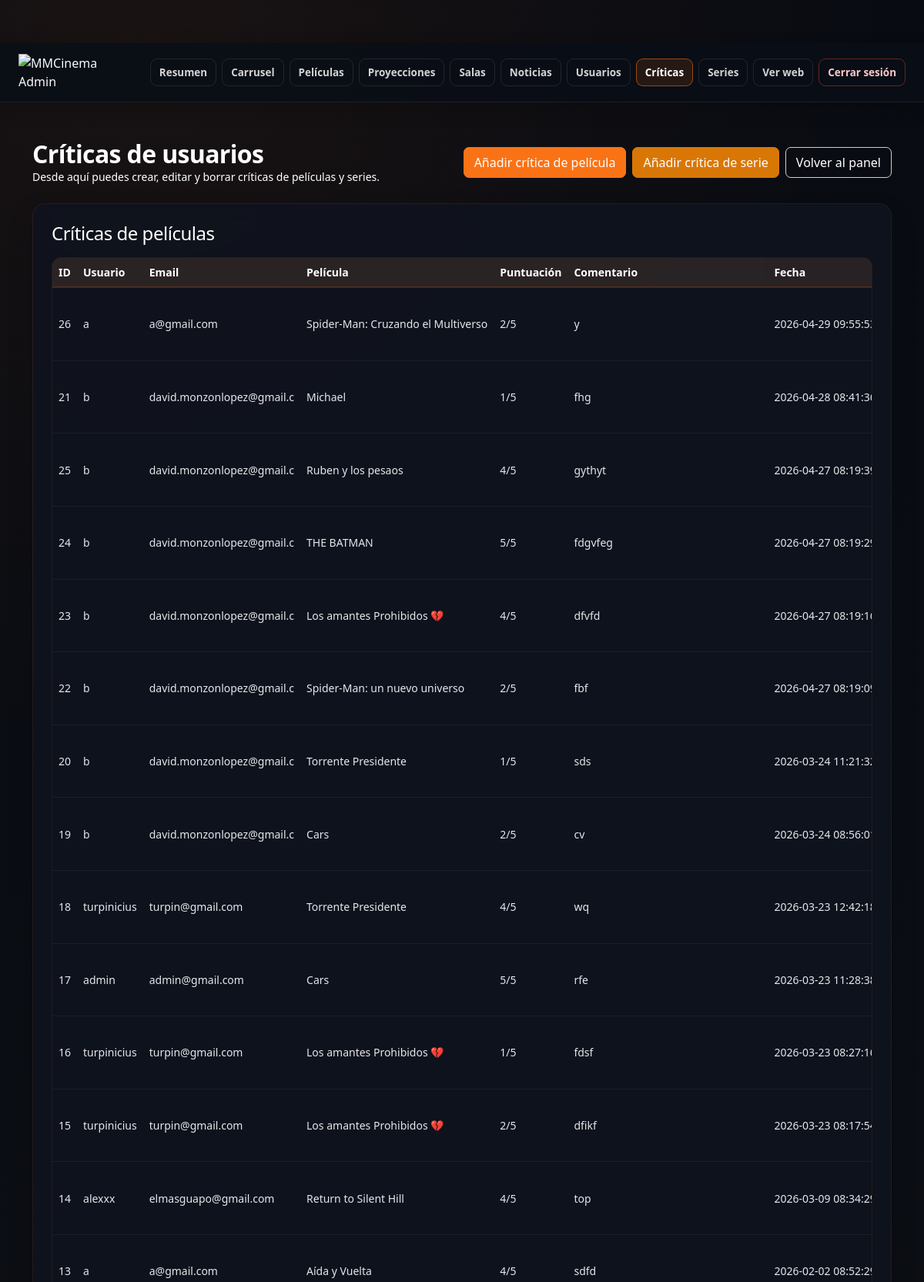
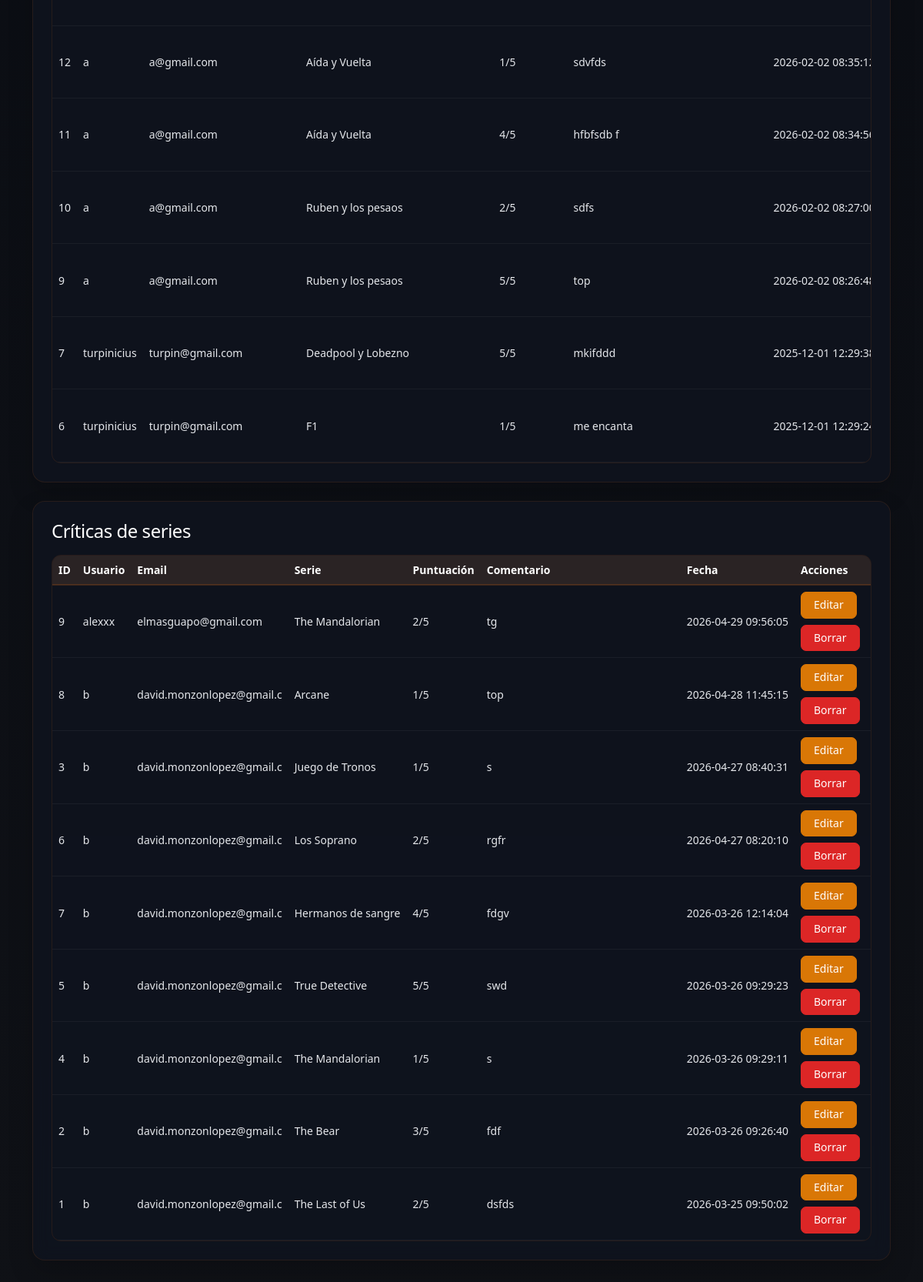
The app's page /admin/pages/criticas/list.php (signed in), older data (2 pictures, top to bottom).
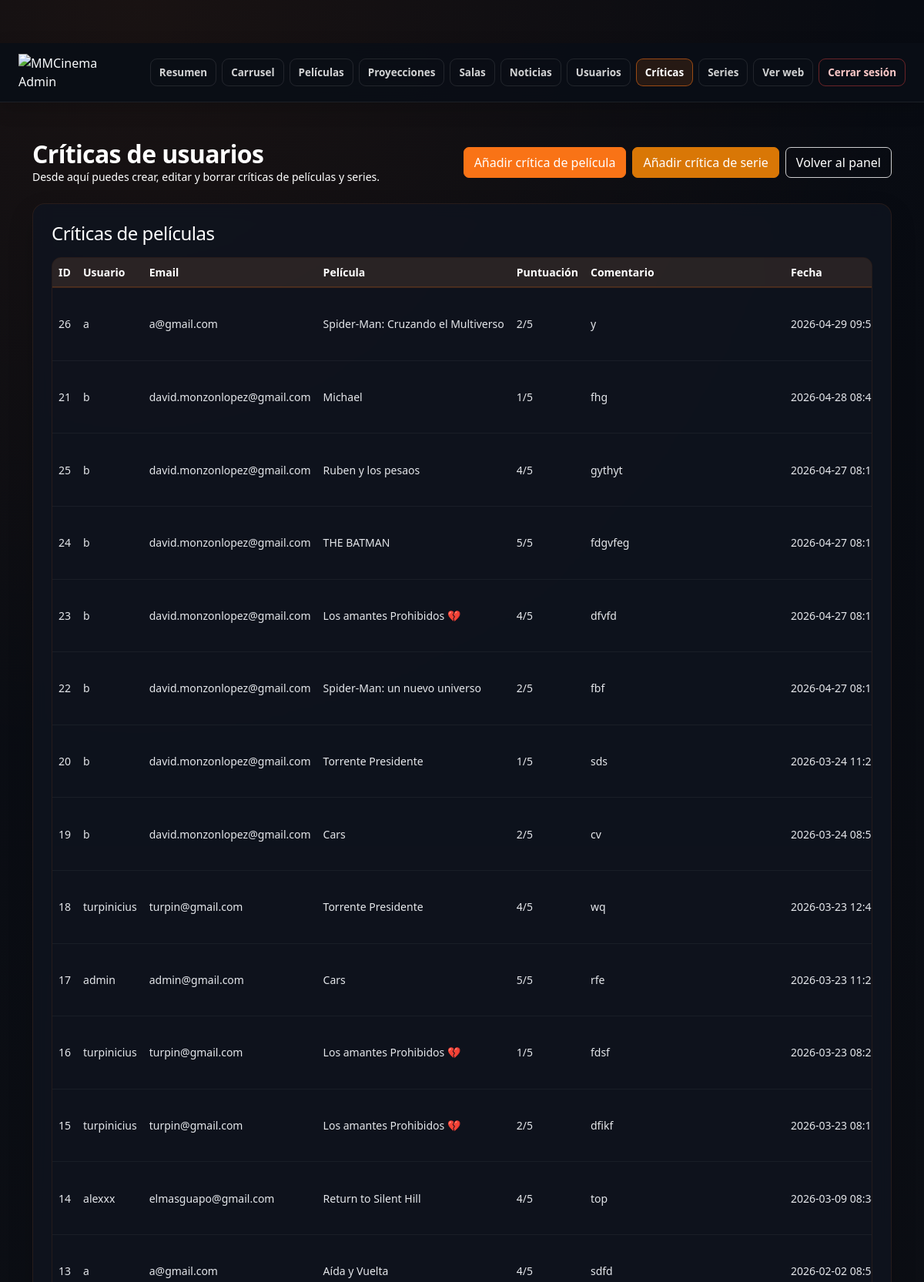
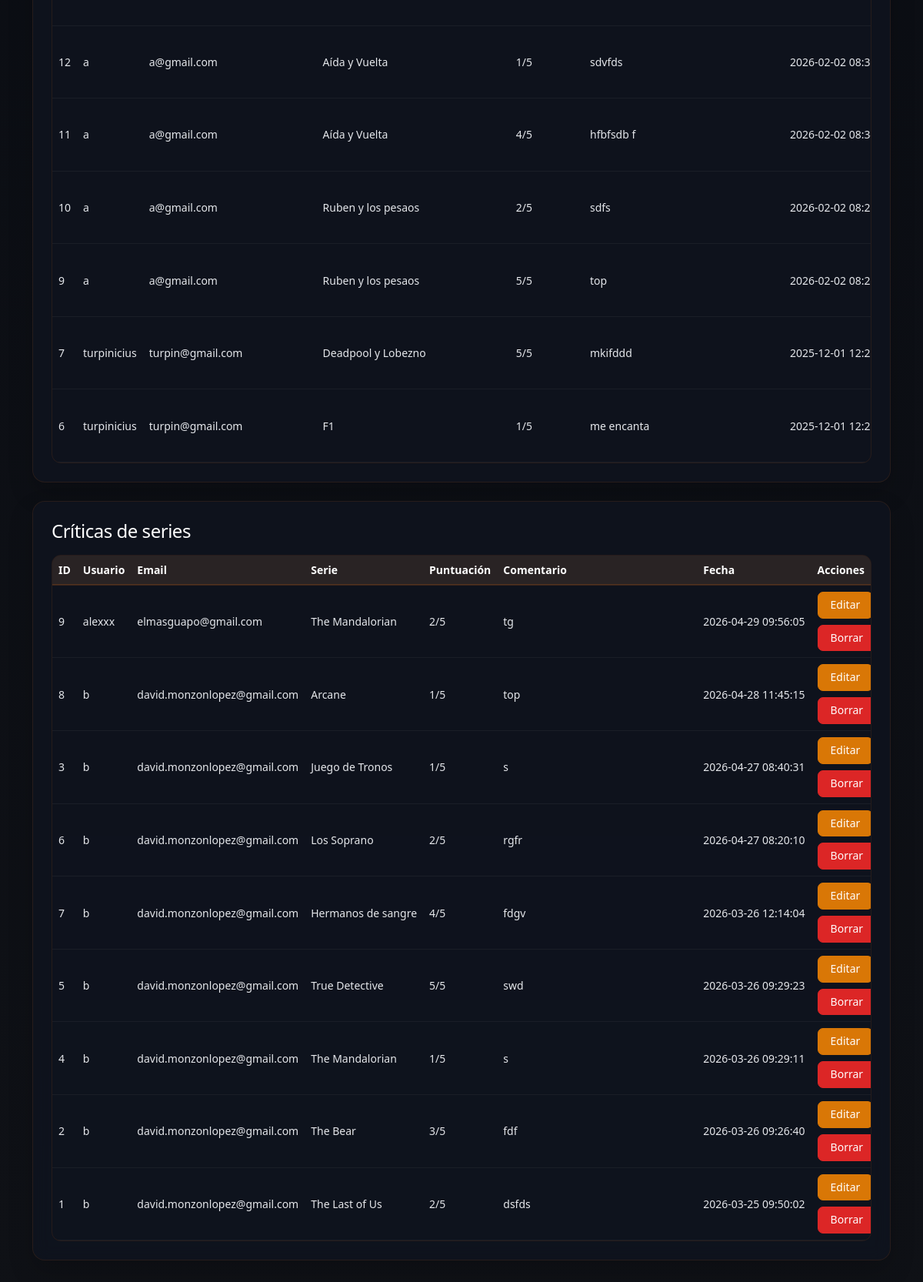
The same page, newer data (2 pictures, top to bottom).
### tables this page shows
CREATE TABLE `critica` (
  `id` int(11) NOT NULL,
  `id_usuario` int(11) DEFAULT NULL,
  `id_pelicula` int(11) DEFAULT NULL,
  `contenido` text NOT NULL,
  `puntuacion` tinyint(4) DEFAULT NULL COMMENT 'Valoración de 1 a 5',
  `creado` timestamp NULL DEFAULT current_timestamp()
);

CREATE TABLE `usuario` (
  `id` int(11) NOT NULL,
  `username` varchar(50) NOT NULL,
  `email` varchar(50) NOT NULL,
  `password_hash` varchar(255) NOT NULL,
  `rol` enum('admin','usuario') NOT NULL DEFAULT 'usuario',
  `creado` timestamp NULL DEFAULT current_timestamp(),
  `verificado` tinyint(1) NOT NULL DEFAULT 0,
  `token_verificacion` varchar(64) DEFAULT NULL,
  `token_expira` datetime DEFAULT NULL,
  `reset_token` varchar(64) DEFAULT NULL,
  `reset_expira` datetime DEFAULT NULL,
  `remember_token` varchar(64) DEFAULT NULL,
  `remember_expira` datetime DEFAULT NULL,
  `es_admin` tinyint(1) DEFAULT 0
);

CREATE TABLE `critica_serie` (
  `id` int(11) NOT NULL,
  `id_usuario` int(11) NOT NULL,
  `id_serie` int(11) NOT NULL,
  `contenido` text NOT NULL,
  `puntuacion` tinyint(4) NOT NULL,
  `creado` timestamp NOT NULL DEFAULT current_timestamp()
);

CREATE TABLE `pelicula` (
  `id` int(11) NOT NULL,
  `titulo` varchar(255) NOT NULL,
  `sinopsis` text NOT NULL,
  `poster` varchar(255) DEFAULT NULL COMMENT 'Ruta o nombre del archivo del poster',
  `fecha_estreno` date NOT NULL,
  `duracion` smallint(4) DEFAULT NULL COMMENT 'Duración en minutos',
  `edad` varchar(10) DEFAULT 'TP' COMMENT 'Clasificación por edad (ej: +12, +18)',
  `id_genero` int(11) DEFAULT NULL,
  `trailer` varchar(255) DEFAULT NULL COMMENT 'URL o ruta del trailer de la película'
);

CREATE TABLE `serie` (
  `id` int(11) NOT NULL,
  `titulo` varchar(150) NOT NULL,
  `sinopsis` text NOT NULL,
  `poster` varchar(255) DEFAULT NULL,
  `banner` varchar(255) DEFAULT NULL,
  `fecha_estreno` date DEFAULT NULL,
  `edad` varchar(20) DEFAULT NULL,
  `id_genero` int(11) DEFAULT NULL,
  `id_plataforma` int(11) DEFAULT NULL,
  `estado` enum('en_emision','finalizada','proximamente') DEFAULT 'en_emision',
  `destacada` tinyint(1) DEFAULT 0,
  `puntuacion` decimal(3,2) DEFAULT 0.00,
  `creado` timestamp NOT NULL DEFAULT current_timestamp(),
  `trailer` varchar(255) DEFAULT NULL
);

### admin/pages/criticas/list.php (the view, shortened to what the changed rows need)
<?php
require_once __DIR__ . "/../../../config/conexion.php";
$criticasPeliculas = [];
$criticasSeries = [];
try {
    $criticasPeliculas = $pdo->query("
        SELECT c.*, u.username, u.email, p.titulo
        FROM critica c
        LEFT JOIN usuario u ON c.id_usuario = u.id
        LEFT JOIN pelicula p ON c.id_pelicula = p.id
        ORDER BY c.creado DESC, c.id DESC
    ")->fetchAll(PDO::FETCH_ASSOC);
} catch (PDOException $e) {
    error_log("Error en criticas/list.php (películas): " . $e->getMessage());
}
try {
    $criticasSeries = $pdo->query("
        SELECT cs.*, u.username, u.email, s.titulo
        FROM critica_serie cs
        LEFT JOIN usuario u ON cs.id_usuario = u.id
        LEFT JOIN serie s ON cs.id_serie = s.id
        ORDER BY cs.creado DESC, cs.id DESC
    ")->fetchAll(PDO::FETCH_ASSOC);
} catch (PDOException $e) {
    error_log("Error en criticas/list.php (series): " . $e->getMessage());
}
?>
<!DOCTYPE html>
<html lang="es">
<head>
    <link rel="stylesheet" href="../../../assets/css/styles.css">
    <link href="https://cdn.jsdelivr.net/npm/bootstrap@5.3.3/dist/css/bootstrap.min.css" rel="stylesheet">
</head>
<body class="admin-body">
<?php require_once __DIR__ . "/../../../admin/admin_header.php"; ?>
<div class="container py-4 py-lg-5">
    <div class="admin-page-head">
        <div>
            <h1>Críticas de usuarios</h1>
        </div>
    </div>
    <div class="admin-glass-card p-3 p-lg-4 mb-4">
        <h2 class="h4 mb-3">Críticas de películas</h2>
        <div class="admin-table-wrap">
            <table class="admin-table table table-dark table-hover align-middle mb-0">
                <thead>
                    <tr>
                        <th>ID</th>
                        <th>Usuario</th>
                        <th>Email</th>
                        <th>Película</th>
                        <th>Puntuación</th>
                        <th>Comentario</th>
                        <th>Fecha</th>
                    </tr>
                </thead>
                <tbody>
                <?php foreach ($criticasPeliculas as $c): ?>
                    <tr>
                        <td><?= (int)$c['id'] ?></td>
                        <td><?= htmlspecialchars($c['username'] ?? 'Usuario eliminado') ?></td>
                        <td><?= htmlspecialchars($c['email'] ?? '-') ?></td>
                        <td><?= htmlspecialchars($c['titulo'] ?? 'Película eliminada') ?></td>
                        <td><?= !empty($c['puntuacion']) ? (int)$c['puntuacion'] . '/5' : '-' ?></td>
                        <td class="text-wrap-cell"><?= nl2br(htmlspecialchars($c['contenido'] ?? '')) ?></td>
                        <td><?= !empty($c['creado']) ? htmlspecialchars($c['creado']) : '-' ?></td>
                    </tr>
                <?php endforeach; ?>
                </tbody>
            </table>
        </div>
    </div>
    <div class="admin-glass-card p-3 p-lg-4">
        <h2 class="h4 mb-3">Críticas de series</h2>
        <div class="admin-table-wrap">
            <table class="admin-table table table-dark table-hover align-middle mb-0">
                <thead>
                    <tr>
                        <th>ID</th>
                        <th>Usuario</th>
                        <th>Email</th>
                        <th>Serie</th>
                        <th>Puntuación</th>
                        <th>Comentario</th>
                        <th>Fecha</th>
                        <th>Acciones</th>
                    </tr>
                </thead>
                <tbody>
                <?php foreach ($criticasSeries as $c): ?>
                    <tr>
                        <td><?= (int)$c['id'] ?></td>
                        <td><?= htmlspecialchars($c['username'] ?? 'Usuario eliminado') ?></td>
                        <td><?= htmlspecialchars($c['email'] ?? '-') ?></td>
                        <td><?= htmlspecialchars($c['titulo'] ?? 'Serie eliminada') ?></td>
                        <td><?= !empty($c['puntuacion']) ? (int)$c['puntuacion'] . '/5' : '-' ?></td>
                        <td class="text-wrap-cell"><?= nl2br(htmlspecialchars($c['contenido'] ?? '')) ?></td>
                        <td><?= !empty($c['creado']) ? htmlspecialchars($c['creado']) : '-' ?></td>
                        <td>
                            <div class="admin-actions d-flex gap-2 flex-wrap">
                                <a href="form.php?id=<?= (int)$c['id'] ?>&tipo=serie" class="btn btn-warning btn-sm">Editar</a>
                                <form method="POST" action="delete.php" style="display:inline;">
                                    <button type="submit" class="btn btn-danger btn-sm" onclick="return confirm('¿Seguro que quieres borrar esta crítica de serie?')">Borrar</button>
                                </form>
                            </div>
                        </td>
                    </tr>
                <?php endforeach; ?>
                </tbody>
            </table>
        </div>
    </div>
</div>
</body>
</html>

Row changes from the older to the newer data that the page shows:
changed through a linked row, critica "fhg": id_usuario.email "david.monzonlopez@gmail.c" → "david.monzonlopez@gmail.com"
changed through a linked row, critica "gythyt": id_usuario.email "david.monzonlopez@gmail.c" → "david.monzonlopez@gmail.com"
changed through a linked row, critica "fdgvfeg": id_usuario.email "david.monzonlopez@gmail.c" → "david.monzonlopez@gmail.com"
changed through a linked row, critica "dfvfd": id_usuario.email "david.monzonlopez@gmail.c" → "david.monzonlopez@gmail.com"
changed through a linked row, critica "fbf": id_usuario.email "david.monzonlopez@gmail.c" → "david.monzonlopez@gmail.com"
changed through a linked row, critica "sds": id_usuario.email "david.monzonlopez@gmail.c" → "david.monzonlopez@gmail.com"
changed through a linked row, critica "cv": id_usuario.email "david.monzonlopez@gmail.c" → "david.monzonlopez@gmail.com"
changed through a linked row, critica_serie "top": id_usuario.email "david.monzonlopez@gmail.c" → "david.monzonlopez@gmail.com"
changed through a linked row, critica_serie "Juego de Tronos": id_usuario.email "david.monzonlopez@gmail.c" → "david.monzonlopez@gmail.com"
changed through a linked row, critica_serie "rgfr": id_usuario.email "david.monzonlopez@gmail.c" → "david.monzonlopez@gmail.com"
changed through a linked row, critica_serie "fdgv": id_usuario.email "david.monzonlopez@gmail.c" → "david.monzonlopez@gmail.com"
changed through a linked row, critica_serie "swd": id_usuario.email "david.monzonlopez@gmail.c" → "david.monzonlopez@gmail.com"
changed through a linked row, critica_serie id 4: id_usuario.email "david.monzonlopez@gmail.c" → "david.monzonlopez@gmail.com"
changed through a linked row, critica_serie "fdf": id_usuario.email "david.monzonlopez@gmail.c" → "david.monzonlopez@gmail.com"
changed through a linked row, critica_serie "dsfds": id_usuario.email "david.monzonlopez@gmail.c" → "david.monzonlopez@gmail.com"
